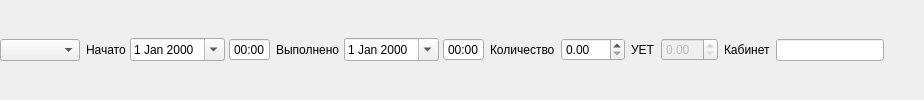
           <widget class="QWidget" name="frmMiddle" native="true">
            <layout class="QHBoxLayout" name="horizontalLayout_6">
             <property name="leftMargin">
              <number>0</number>
             </property>
             <property name="topMargin">
              <number>0</number>
             </property>
             <property name="rightMargin">
              <number>0</number>
             </property>
             <property name="bottomMargin">
              <number>0</number>
             </property>
             <item>
              <widget class="CActionStatusComboBox" name="cmbStatus">
               <property name="minimumSize">
                <size>
                 <width>80</width>
                 <height>0</height>
                </size>
               </property>
              </widget>
             </item>
             <item>
              <widget class="QFrame" name="frmBegDateTime">
               <property name="sizePolicy">
                <sizepolicy hsizetype="Maximum" vsizetype="Preferred">
                 <horstretch>0</horstretch>
                 <verstretch>0</verstretch>
                </sizepolicy>
               </property>
               <property name="frameShape">
                <enum>QFrame::NoFrame</enum>
               </property>
               <property name="frameShadow">
                <enum>QFrame::Plain</enum>
               </property>
               <property name="lineWidth">
                <number>0</number>
               </property>
               <layout class="QHBoxLayout" name="horizontalLayout_2">
                <property name="spacing">
                 <number>4</number>
                </property>
                <property name="leftMargin">
                 <number>0</number>
                </property>
                <property name="topMargin">
                 <number>0</number>
                </property>
                <property name="rightMargin">
                 <number>0</number>
                </property>
                <property name="bottomMargin">
                 <number>0</number>
                </property>
                <item>
                 <widget class="QLabel" name="lblBegDate">
                  <property name="text">
                   <string>Начато</string>
                  </property>
                  <property name="buddy">
                   <cstring>edtBegDate</cstring>
                  </property>
                 </widget>
                </item>
                <item>
                 <widget class="CDateEdit" name="edtBegDate">
                  <property name="whatsThis">
                   <string>дата окончания осмотра</string>
                  </property>
                  <property name="calendarPopup">
                   <bool>true</bool>
                  </property>
                 </widget>
                </item>
                <item>
                 <widget class="CTimeEdit" name="edtBegTime">
                  <property name="buttonSymbols">
                   <enum>QAbstractSpinBox::NoButtons</enum>
                  </property>
                  <property name="displayFormat">
                   <string>HH:mm</string>
                  </property>
                 </widget>
                </item>
               </layout>
              </widget>
             </item>
             <item>
              <widget class="QFrame" name="frmEndDateTime">
               <property name="sizePolicy">
                <sizepolicy hsizetype="Maximum" vsizetype="Preferred">
                 <horstretch>0</horstretch>
                 <verstretch>0</verstretch>
                </sizepolicy>
               </property>
               <property name="frameShape">
                <enum>QFrame::NoFrame</enum>
               </property>
               <property name="frameShadow">
                <enum>QFrame::Plain</enum>
               </property>
               <property name="lineWidth">
                <number>0</number>
               </property>
               <layout class="QHBoxLayout" name="horizontalLayout_3">
                <property name="spacing">
                 <number>4</number>
                </property>
                <property name="leftMargin">
                 <number>0</number>
                </property>
                <property name="topMargin">
                 <number>0</number>
                </property>
                <property name="rightMargin">
                 <number>0</number>
                </property>
                <property name="bottomMargin">
                 <number>0</number>
                </property>
                <item>
                 <widget class="QLabel" name="lbEndDate">
                  <property name="text">
                   <string>Выполнено</string>
                  </property>
                  <property name="buddy">
                   <cstring>edtEndDate</cstring>
                  </property>
                 </widget>
                </item>
                <item>
                 <widget class="CDateEdit" name="edtEndDate">
                  <property name="calendarPopup">
                   <bool>true</bool>
                  </property>
                 </widget>
                </item>
                <item>
                 <widget class="CTimeEdit" name="edtEndTime">
                  <property name="buttonSymbols">
                   <enum>QAbstractSpinBox::NoButtons</enum>
                  </property>
                  <property name="displayFormat">
                   <string>HH:mm</string>
                  </property>
                 </widget>
                </item>
               </layout>
              </widget>
             </item>
             <item>
              <widget class="QLabel" name="lblAmount">
               <property name="text">
                <string>Количество</string>
               </property>
               <property name="buddy">
                <cstring>edtAmount</cstring>
               </property>
              </widget>
             </item>
             <item>
              <widget class="QDoubleSpinBox" name="edtAmount">
               <property name="maximum">
                <double>999.990000000000009</double>
               </property>
              </widget>
             </item>
             <item>
              <widget class="QLabel" name="lblUet">
               <property name="text">
                <string>УЕТ</string>
               </property>
               <property name="buddy">
                <cstring>edtUet</cstring>
               </property>
              </widget>
             </item>
             <item>
              <widget class="QDoubleSpinBox" name="edtUet">
               <property name="enabled">
                <bool>false</bool>
               </property>
               <property name="sizePolicy">
                <sizepolicy hsizetype="Preferred" vsizetype="Fixed">
                 <horstretch>0</horstretch>
                 <verstretch>0</verstretch>
                </sizepolicy>
               </property>
               <property name="singleStep">
                <double>0.500000000000000</double>
               </property>
              </widget>
             </item>
             <item>
              <widget class="QLabel" name="lblOffice">
               <property name="text">
                <string>Кабинет</string>
               </property>
               <property name="buddy">
                <cstring>edtOffice</cstring>
               </property>
              </widget>
             </item>
             <item>
              <widget class="QLineEdit" name="edtOffice">
               <property name="sizePolicy">
                <sizepolicy hsizetype="Preferred" vsizetype="Fixed">
                 <horstretch>0</horstretch>
                 <verstretch>0</verstretch>
                </sizepolicy>
               </property>
               <property name="maxLength">
                <number>16</number>
               </property>
              </widget>
             </item>
             <item>
              <spacer name="horizontalSpacer">
               <property name="orientation">
                <enum>Qt::Horizontal</enum>
               </property>
               <property name="sizeHint" stdset="0">
                <size>
                 <width>40</width>
                 <height>20</height>
                </size>
               </property>
              </spacer>
             </item>
            </layout>
           </widget>
